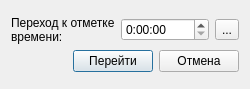
<?xml version="1.0" encoding="UTF-8"?>
<ui version="4.0">
 <class>Dialog</class>
 <widget class="QDialog" name="Dialog">
  <property name="geometry">
   <rect>
    <x>0</x>
    <y>0</y>
    <width>250</width>
    <height>89</height>
   </rect>
  </property>
  <property name="windowTitle">
   <string>Переход по времени</string>
  </property>
  <layout class="QVBoxLayout" name="verticalLayout_2">
   <item>
    <layout class="QVBoxLayout" name="verticalLayout" stretch="2,1">
     <item>
      <layout class="QHBoxLayout" name="horizontalLayout_2">
       <item>
        <widget class="QLabel" name="label">
         <property name="text">
          <string>Переход к отметке времени:</string>
         </property>
         <property name="wordWrap">
          <bool>true</bool>
         </property>
        </widget>
       </item>
       <item>
        <widget class="QTimeEdit" name="time_edit">
         <property name="displayFormat">
          <string>H:mm:ss</string>
         </property>
        </widget>
       </item>
       <item>
        <widget class="QToolButton" name="reset_btn">
         <property name="text">
          <string>...</string>
         </property>
         <property name="icon">
          <iconset resource="resources/resources.qrc">
           <normaloff>:/reset-icon-svg-by-Vexels.svg</normaloff>:/reset-icon-svg-by-Vexels.svg</iconset>
         </property>
        </widget>
       </item>
      </layout>
     </item>
     <item>
      <layout class="QHBoxLayout" name="horizontalLayout_3">
       <item>
        <spacer name="horizontalSpacer">
         <property name="orientation">
          <enum>Qt::Horizontal</enum>
         </property>
         <property name="sizeHint" stdset="0">
          <size>
           <width>40</width>
           <height>20</height>
          </size>
         </property>
        </spacer>
       </item>
       <item>
        <widget class="QPushButton" name="go_btn">
         <property name="text">
          <string>Перейти</string>
         </property>
        </widget>
       </item>
       <item>
        <widget class="QPushButton" name="cancel_btn">
         <property name="text">
          <string>Отмена</string>
         </property>
        </widget>
       </item>
      </layout>
     </item>
    </layout>
   </item>
  </layout>
 </widget>
 <resources>
  <include location="resources/resources.qrc"/>
 </resources>
 <connections/>
</ui>
